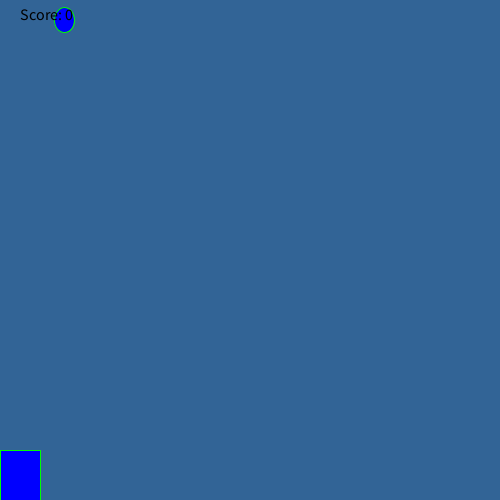
Frame 1 (no input)
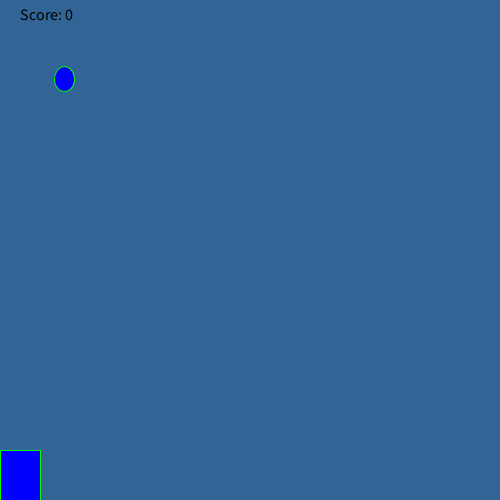
Frame 60 (the mouse pressed at the canvas centre just before this capture)
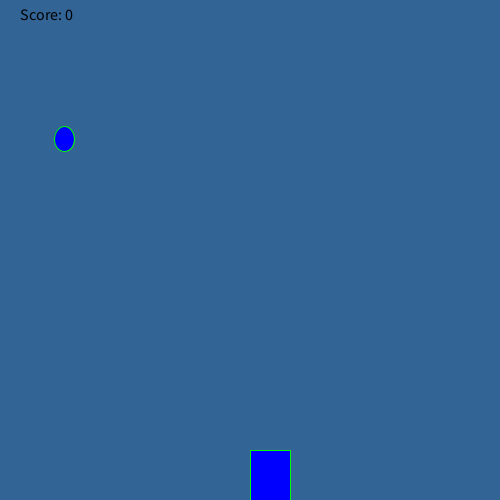
Frame 120 (the mouse held since frame 60 and released just before this capture)

The Processing sketch that drew these frames (run headless with seeded random() and noise(); from frame 60 on, the mouse is pressed at the canvas centre):

// Processing sketch: RainGame
// ── RainGame.pde
int y = 20;
int x = (int) random(width);
int score = 0;
void setup(){
  size(500, 500);
  
}
void draw()
{
  background(50, 100, 150);
  fill(0, 0, 255);
  stroke(0, 255, 0);
  ellipse(x, y, 20, 25);
 y++;
 if(y==500){
  y = 20;
  catchCheck(x);
  x = (int) random(width);
 }
 rect(mouseX, 450, 40, 55);
  fill(0, 0, 0);
 textSize(16);
 text("Score: " + score, 20, 20);
  
}

 void catchCheck(int x){
  if (x > mouseX && x < mouseX+100){
   score++;
  }
   else if (score > 0){
   score--;
  }
  println("Your score is now: " + score);
}
